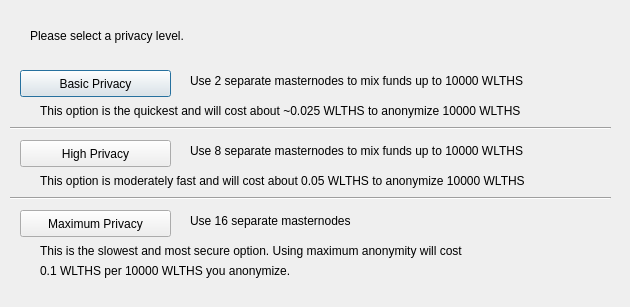
<?xml version="1.0" encoding="UTF-8"?>
<ui version="4.0">
 <class>ObfuscationConfig</class>
 <widget class="QDialog" name="ObfuscationConfig">
  <property name="geometry">
   <rect>
    <x>0</x>
    <y>0</y>
    <width>630</width>
    <height>307</height>
   </rect>
  </property>
  <property name="windowTitle">
   <string>Configure Obfuscation</string>
  </property>
  <widget class="QPushButton" name="buttonBasic">
   <property name="geometry">
    <rect>
     <x>20</x>
     <y>70</y>
     <width>151</width>
     <height>27</height>
    </rect>
   </property>
   <property name="text">
    <string>Basic Privacy</string>
   </property>
  </widget>
  <widget class="QPushButton" name="buttonHigh">
   <property name="geometry">
    <rect>
     <x>20</x>
     <y>140</y>
     <width>151</width>
     <height>27</height>
    </rect>
   </property>
   <property name="text">
    <string>High Privacy</string>
   </property>
  </widget>
  <widget class="QPushButton" name="buttonMax">
   <property name="geometry">
    <rect>
     <x>20</x>
     <y>210</y>
     <width>151</width>
     <height>27</height>
    </rect>
   </property>
   <property name="text">
    <string>Maximum Privacy</string>
   </property>
  </widget>
  <widget class="QLabel" name="label">
   <property name="geometry">
    <rect>
     <x>30</x>
     <y>20</y>
     <width>571</width>
     <height>31</height>
    </rect>
   </property>
   <property name="text">
    <string>Please select a privacy level.</string>
   </property>
  </widget>
  <widget class="QLabel" name="label_2">
   <property name="geometry">
    <rect>
     <x>190</x>
     <y>70</y>
     <width>421</width>
     <height>21</height>
    </rect>
   </property>
   <property name="text">
    <string>Use 2 separate masternodes to mix funds up to 10000 WLTHS</string>
   </property>
  </widget>
  <widget class="QLabel" name="label_3">
   <property name="geometry">
    <rect>
     <x>190</x>
     <y>140</y>
     <width>411</width>
     <height>21</height>
    </rect>
   </property>
   <property name="text">
    <string>Use 8 separate masternodes to mix funds up to 10000 WLTHS</string>
   </property>
  </widget>
  <widget class="QLabel" name="label_4">
   <property name="geometry">
    <rect>
     <x>190</x>
     <y>210</y>
     <width>421</width>
     <height>21</height>
    </rect>
   </property>
   <property name="text">
    <string>Use 16 separate masternodes</string>
   </property>
  </widget>
  <widget class="QLabel" name="label_6">
   <property name="geometry">
    <rect>
     <x>40</x>
     <y>100</y>
     <width>561</width>
     <height>21</height>
    </rect>
   </property>
   <property name="text">
    <string>This option is the quickest and will cost about ~0.025 WLTHS to anonymize 10000 WLTHS</string>
   </property>
  </widget>
  <widget class="QLabel" name="label_7">
   <property name="geometry">
    <rect>
     <x>40</x>
     <y>170</y>
     <width>561</width>
     <height>21</height>
    </rect>
   </property>
   <property name="text">
    <string>This option is moderately fast and will cost about 0.05 WLTHS to anonymize 10000 WLTHS</string>
   </property>
  </widget>
  <widget class="QLabel" name="label_8">
   <property name="geometry">
    <rect>
     <x>40</x>
     <y>240</y>
     <width>561</width>
     <height>21</height>
    </rect>
   </property>
   <property name="text">
    <string>This is the slowest and most secure option. Using maximum anonymity will cost</string>
   </property>
  </widget>
  <widget class="QLabel" name="label_9">
   <property name="geometry">
    <rect>
     <x>40</x>
     <y>260</y>
     <width>561</width>
     <height>21</height>
    </rect>
   </property>
   <property name="text">
    <string>0.1 WLTHS per 10000 WLTHS you anonymize.</string>
   </property>
  </widget>
  <widget class="Line" name="line">
   <property name="geometry">
    <rect>
     <x>10</x>
     <y>120</y>
     <width>601</width>
     <height>16</height>
    </rect>
   </property>
   <property name="orientation">
    <enum>Qt::Horizontal</enum>
   </property>
  </widget>
  <widget class="Line" name="line_2">
   <property name="geometry">
    <rect>
     <x>10</x>
     <y>190</y>
     <width>601</width>
     <height>16</height>
    </rect>
   </property>
   <property name="orientation">
    <enum>Qt::Horizontal</enum>
   </property>
  </widget>
 </widget>
 <resources/>
 <connections/>
</ui>
